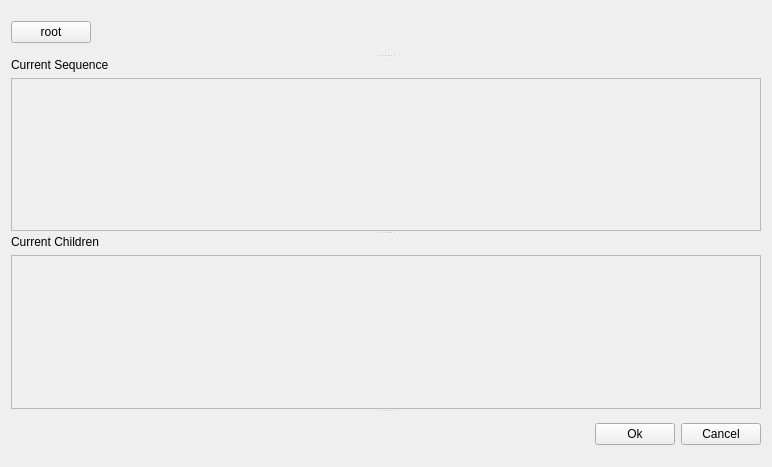
<?xml version="1.0" encoding="UTF-8"?>
<ui version="4.0">
 <class>subtree</class>
 <widget class="QWidget" name="subtree">
  <property name="geometry">
   <rect>
    <x>0</x>
    <y>0</y>
    <width>772</width>
    <height>467</height>
   </rect>
  </property>
  <property name="windowTitle">
   <string>Form</string>
  </property>
  <layout class="QVBoxLayout" name="verticalLayout_3">
   <item>
    <widget class="QSplitter" name="splitter">
     <property name="orientation">
      <enum>Qt::Vertical</enum>
     </property>
     <widget class="QWidget" name="">
      <layout class="QHBoxLayout" name="horizontalLayout_2">
       <item>
        <widget class="QPushButton" name="rootBtn">
         <property name="text">
          <string>root</string>
         </property>
        </widget>
       </item>
       <item>
        <spacer name="horizontalSpacer_2">
         <property name="orientation">
          <enum>Qt::Horizontal</enum>
         </property>
         <property name="sizeHint" stdset="0">
          <size>
           <width>40</width>
           <height>20</height>
          </size>
         </property>
        </spacer>
       </item>
      </layout>
     </widget>
     <widget class="QWidget" name="">
      <layout class="QVBoxLayout" name="verticalLayout">
       <item>
        <widget class="QLabel" name="label">
         <property name="text">
          <string>Current Sequence</string>
         </property>
        </widget>
       </item>
       <item>
        <widget class="QScrollArea" name="seqScrollArea">
         <property name="widgetResizable">
          <bool>true</bool>
         </property>
         <widget class="QWidget" name="seqScrollContents">
          <property name="geometry">
           <rect>
            <x>0</x>
            <y>0</y>
            <width>750</width>
            <height>143</height>
           </rect>
          </property>
         </widget>
        </widget>
       </item>
      </layout>
     </widget>
     <widget class="QWidget" name="">
      <layout class="QVBoxLayout" name="verticalLayout_2">
       <item>
        <widget class="QLabel" name="label_2">
         <property name="text">
          <string>Current Children</string>
         </property>
        </widget>
       </item>
       <item>
        <widget class="QScrollArea" name="childScrollArea">
         <property name="widgetResizable">
          <bool>true</bool>
         </property>
         <widget class="QWidget" name="childScrollContents">
          <property name="geometry">
           <rect>
            <x>0</x>
            <y>0</y>
            <width>750</width>
            <height>144</height>
           </rect>
          </property>
         </widget>
        </widget>
       </item>
      </layout>
     </widget>
     <widget class="QWidget" name="">
      <layout class="QHBoxLayout" name="horizontalLayout">
       <item>
        <spacer name="horizontalSpacer">
         <property name="orientation">
          <enum>Qt::Horizontal</enum>
         </property>
         <property name="sizeHint" stdset="0">
          <size>
           <width>40</width>
           <height>20</height>
          </size>
         </property>
        </spacer>
       </item>
       <item>
        <widget class="QPushButton" name="okBtn">
         <property name="text">
          <string>Ok</string>
         </property>
        </widget>
       </item>
       <item>
        <widget class="QPushButton" name="cancelBtn">
         <property name="text">
          <string>Cancel</string>
         </property>
        </widget>
       </item>
      </layout>
     </widget>
    </widget>
   </item>
  </layout>
 </widget>
 <resources/>
 <connections/>
</ui>
